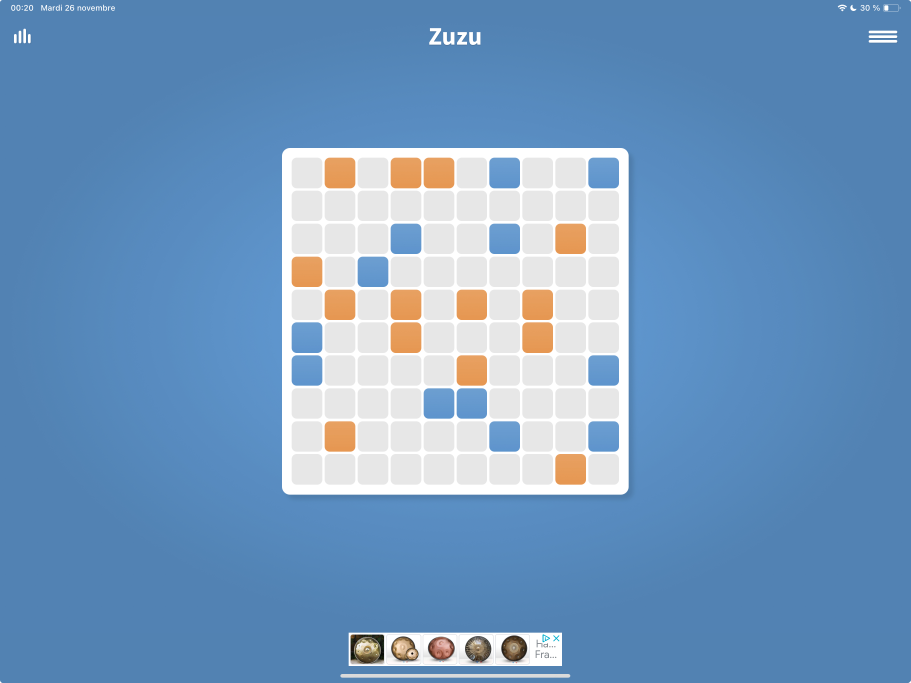
#> input picture assets/10x10_grid.jpeg, 2732 x 2048 px (shown at 1/3 size)
$ python main.py ../assets/10x10_grid.jpeg
#> lines starting #> are read from the running program, lines starting #| are printed output that depends on the picture; after the words box and inside, x2 and y2 are one past the last pixel; in counts of white or black regions, pixels touching at a corner belong together
import cv2
from cv2.typing import MatLike
from enum import Enum
from math import sqrt
import numpy as np
import sys
from typing import List, Tuple

class Color(Enum):
    GRAY = -1
    BLUE = 0
    RED = 1

def crop_image(image: MatLike, top_left: tuple[int, int], bottom_right: tuple[int, int]) -> MatLike:
    """
    Crop an image from the top left corner to the bottom right corner

    Parameters:
        - image: MatLike - The image to crop
        - top_left: tuple[int, int] - The top left corner of the crop
        - bottom_right: tuple[int, int] - The bottom right corner of the crop

    Returns:
        - MatLike - The cropped image
    """
#> called with top_left = (860, 454), bottom_right = (1866, 1463)
    return image[top_left[1]:bottom_right[1], top_left[0]:bottom_right[0]]
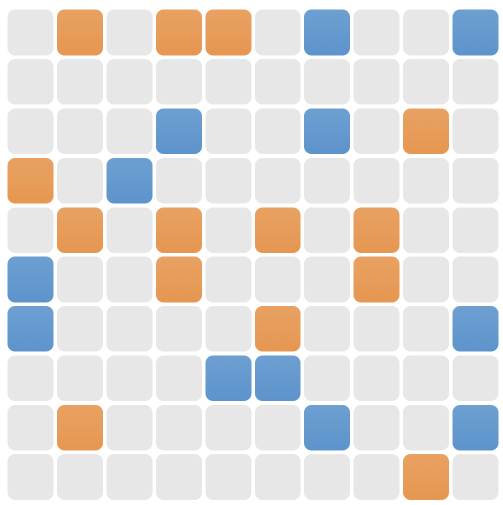
#> returned value: shape (1009, 1006, 3) (shown at 1/2 size); mean of channels 0, 1, 2 217.3, 219.6, 223.1; drawn as B, G, R

def get_color(bgr_color: np.ndarray) -> Color:
    """
    Determine the color based on BGR values

    Parameters:
        - bgr_color: np.ndarray - BGR color values

    Returns:
        - Color - Enum value for the detected color
    """
    blue, green, red = bgr_color

    # #689BD1 blue
    # #E89E5D red
    if blue > 200 and green > 200 and red > 200:
        return Color.GRAY

    if blue > red and blue > green:
        return Color.BLUE

    if red > blue and red > green:
        return Color.RED

    raise ValueError('Color not recognized')

def detect_rectangles(image: MatLike, show_result: bool = False) -> List[List[Tuple[int, int, Color]]]:
    """
    Detect rectangles in an image and return their positions and colors

    Parameters:
        - image: MatLike - The image to detect rectangles in
        - show_result: bool - Whether to show the result or not

    Returns:
        - List[List[Tuple[int, int, Color]]] - Grid of (row, col, color) tuples
    """
#> called with show_result = False
    gray = cv2.cvtColor(image, cv2.COLOR_BGR2GRAY)
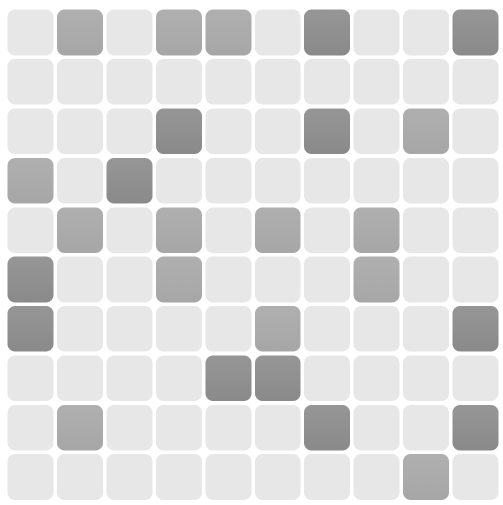
#> gray: shape (1009, 1006) (shown at 1/2 size); min 136, max 255, mean 220.4

    ret, thrash = cv2.threshold(gray, 240, 255, cv2.CHAIN_APPROX_NONE)
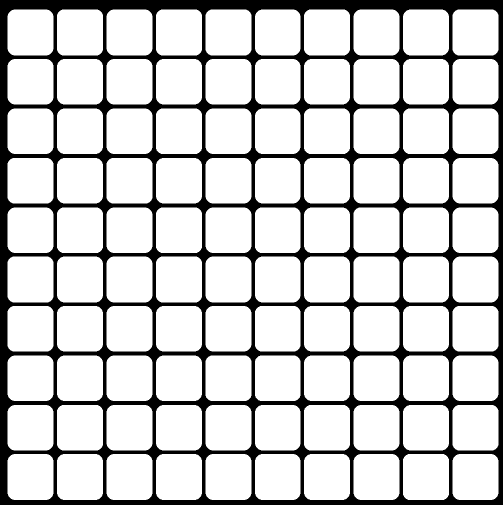
#> thrash: shape (1009, 1006) (shown at 1/2 size); 80.7% white; 1 black region
    contours, _ = cv2.findContours(thrash, cv2.RETR_TREE, cv2.CHAIN_APPROX_NONE)
#> contours = 100 contours; largest, box (x1, y1, x2, y2) and area: (806, 908, 898, 1000) 8129, (707, 513, 799, 605) 8129, (312, 513, 404, 605) 8129, (15, 513, 107, 605) 8129, (905, 19, 997, 111) 8129

    contours = contours[::-1]
#> contours = 100 contours; largest, box (x1, y1, x2, y2) and area: (114, 19, 206, 111) 8129, (312, 19, 404, 111) 8129, (411, 19, 503, 111) 8129, (608, 19, 700, 111) 8129, (905, 19, 997, 111) 8129

    # Store rectangles with their centers for sorting
    rectangles = []

    if contours:
        for contour in contours:
            approx = cv2.approxPolyDP(contour, 0.01 * cv2.arcLength(contour, True), True)

            # find the center of the rectangle
            center_x = (approx[0][0][0] + approx[2][0][0]) // 2
            center_y = (approx[0][0][1] + approx[2][0][1]) // 2

            color = get_color(image[center_y, center_x])

            rectangles.append({
                'center': (center_y, center_x),
                'color': color,
                'approx': approx
            })

            if show_result:
                cv2.drawContours(image, [approx], 0, (0, 0, 0), 2)
#> this loop made 100 passes
#> (center_x, center_y, blue in get_color, green in get_color, red in get_color) on passes 1 to 12: (19, 62, 231, 231, 231), (118, 62, 87, 155, 230), (217, 62, 231, 231, 231), (316, 62, 89, 156, 231), (415, 62, 89, 155, 233), (514, 62, 231, 231, 231), (612, 62, 207, 154, 103), (711, 62, 231, 231, 231), (810, 62, 231, 231, 231), (909, 62, 205, 153, 100), (19, 160, 231, 231, 231), (118, 160, 231, 231, 231)
#> after the loop, rectangles = 100 items

    grid_size = int(sqrt(len(rectangles)))
#> grid_size = 10

    # Sort rectangles by y coordinate (row)
    rectangles.sort(key=lambda r: r['center'][0])

    # Group rectangles into rows and sort each row by x coordinate
    grid = []
    for i in range(0, len(rectangles), grid_size):
        row = rectangles[i:i + grid_size]
        row.sort(key=lambda r: r['center'][1])
        grid.append(row)
#> this loop made 10 passes
#> i on passes 2 to 10: 10, 20, 30, 40, 50, 60, 70, 80, 90
#> after the loop, grid = 10 items

    # Create the final grid with positions and colors
    result_grid = []
    for row_idx, row in enumerate(grid):
        result_row = []
        for col_idx, rect in enumerate(row):
            result_row.append((row_idx, col_idx, rect['color'].value))

            if show_result:
                center_y, center_x = rect['center']
                cv2.putText(image, f"({row_idx},{col_idx})",
                          (center_x, center_y),
                          cv2.FONT_HERSHEY_SIMPLEX,
                          0.5, (0, 0, 0), 2)

        result_grid.append(result_row)
#> this loop made 10 passes
#> after the loop, result_grid = 10 items

    if show_result:
        cv2.imshow('Result', image)
        cv2.waitKey(0)
        cv2.destroyAllWindows()

    return result_grid

if __name__ == '__main__':
    args = sys.argv[1:]

    if not args:
        print('Usage: python main.py <image_path>')
        sys.exit(1)

    image_path, show_result = args if len(args) == 2 else (args[0], 'False')

    cropped_image = crop_image(cv2.imread(image_path), (860, 454), (1866, 1463))
    result = detect_rectangles(cropped_image, show_result == 'True')
#> result = 10 items

    # write the result to a file
    with open('result.txt', 'w') as file:
        for row in result:
            file.write(','.join([str(cell[2]) for cell in row]) + '\n')

$ run again, on assets/8x8_grid.jpeg
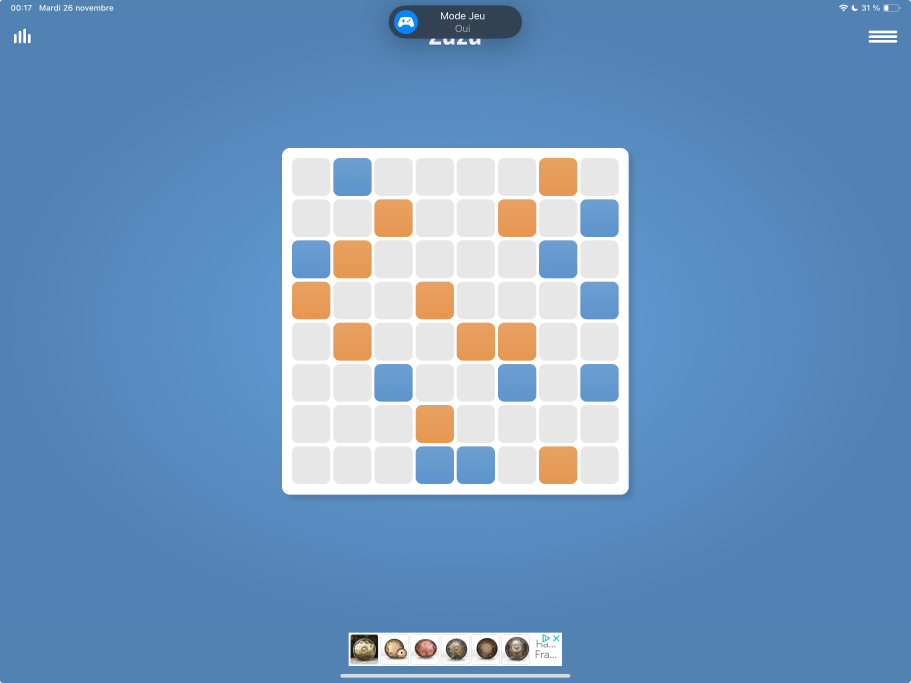
#> input picture assets/8x8_grid.jpeg, 2732 x 2048 px (shown at 1/3 size)
#> in detect_rectangles, `gray = cv2.cvtColor(image, cv2.COLOR_BGR2GRAY)`:
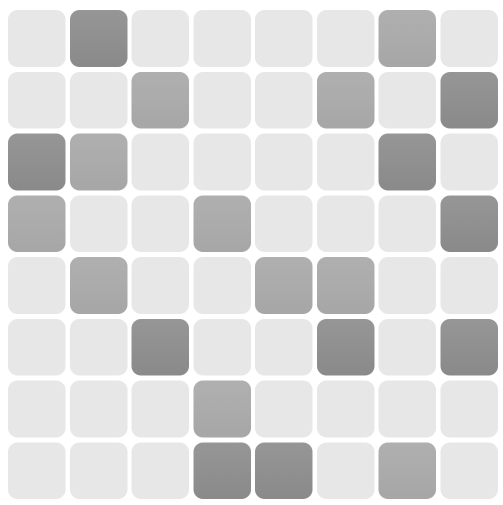
#> gray: shape (1009, 1006) (shown at 1/2 size); min 136, max 255, mean 216.5
#> in detect_rectangles, `ret, thrash = cv2.threshold(gray, 240, 255, cv2.CHAIN_APPROX_NONE)`:
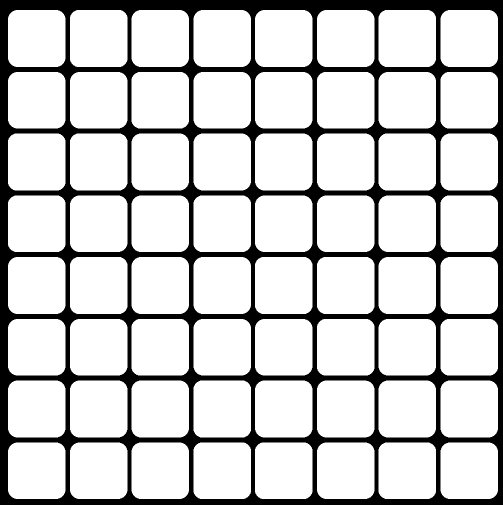
#> thrash: shape (1009, 1006) (shown at 1/2 size); 80.4% white; 1 black region
#> in detect_rectangles, `contours, _ = cv2.findContours(thrash, cv2.RETR_TREE, cv2.CHAIN_APPROX..`: contours = 64 contours; largest, box (x1, y1, x2, y2) and area: (757, 267, 872, 381) 12641, (16, 267, 131, 381) 12641, (140, 20, 255, 134) 12641, (387, 761, 502, 875) 12634, (634, 514, 749, 628) 12634
#> in detect_rectangles, `contours = contours[::-1]`: contours = 64 contours; largest, box (x1, y1, x2, y2) and area: (140, 20, 255, 134) 12641, (16, 267, 131, 381) 12641, (757, 267, 872, 381) 12641, (757, 20, 872, 134) 12634, (140, 267, 255, 381) 12634
#> the loop in detect_rectangles, `for contour in contours:` made 64 passes
#> (center_x, center_y, blue in get_color, green in get_color, red in get_color) on passes 1 to 8: (21, 74, 231, 231, 231), (145, 74, 206, 155, 99), (268, 74, 231, 231, 231), (392, 74, 231, 231, 231), (515, 74, 231, 231, 231), (639, 74, 231, 231, 231), (762, 74, 89, 156, 231), (886, 74, 231, 231, 231)
#> after the loop in detect_rectangles, `for contour in contours:`: rectangles = 64 items
#> grid_size = 8
#> the loop in detect_rectangles, `for i in range(0, len(rectangles), grid_size):` made 8 passes
#> i on passes 2 to 8: 8, 16, 24, 32, 40, 48, 56
#> after the loop in detect_rectangles, `for i in range(0, len(rectangles), grid_size):`: grid = 8 items
#> the loop in detect_rectangles, `for row_idx, row in enumerate(grid):` made 8 passes
#> the loop `for row in result:` made 8 passes
